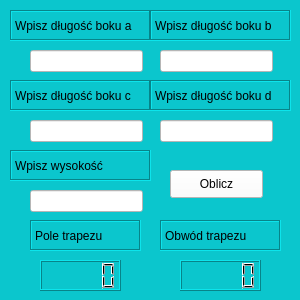
<?xml version="1.0" encoding="UTF-8"?>
<ui version="4.0">
 <class>Trapez</class>
 <widget class="QWidget" name="Trapez">
  <property name="geometry">
   <rect>
    <x>0</x>
    <y>0</y>
    <width>300</width>
    <height>300</height>
   </rect>
  </property>
  <property name="minimumSize">
   <size>
    <width>300</width>
    <height>300</height>
   </size>
  </property>
  <property name="maximumSize">
   <size>
    <width>300</width>
    <height>300</height>
   </size>
  </property>
  <property name="windowTitle">
   <string>Form</string>
  </property>
  <property name="styleSheet">
   <string notr="true">background:rgb(11, 198, 205)</string>
  </property>
  <widget class="QLabel" name="label">
   <property name="geometry">
    <rect>
     <x>10</x>
     <y>10</y>
     <width>141</width>
     <height>31</height>
    </rect>
   </property>
   <property name="styleSheet">
    <string notr="true">labelcolor:rgb(204, 204, 204)</string>
   </property>
   <property name="frameShape">
    <enum>QFrame::Box</enum>
   </property>
   <property name="frameShadow">
    <enum>QFrame::Sunken</enum>
   </property>
   <property name="lineWidth">
    <number>1</number>
   </property>
   <property name="midLineWidth">
    <number>0</number>
   </property>
   <property name="text">
    <string>Wpisz długość boku a</string>
   </property>
   <property name="wordWrap">
    <bool>false</bool>
   </property>
   <property name="textInteractionFlags">
    <set>Qt::LinksAccessibleByMouse</set>
   </property>
  </widget>
  <widget class="QPushButton" name="obliczButton">
   <property name="geometry">
    <rect>
     <x>170</x>
     <y>170</y>
     <width>93</width>
     <height>28</height>
    </rect>
   </property>
   <property name="styleSheet">
    <string notr="true">background:rgb(255, 255, 255)</string>
   </property>
   <property name="text">
    <string>Oblicz</string>
   </property>
  </widget>
  <widget class="QLabel" name="label_2">
   <property name="geometry">
    <rect>
     <x>30</x>
     <y>220</y>
     <width>111</width>
     <height>31</height>
    </rect>
   </property>
   <property name="styleSheet">
    <string notr="true">labelcolor:rgb(204, 204, 204)</string>
   </property>
   <property name="frameShape">
    <enum>QFrame::Box</enum>
   </property>
   <property name="frameShadow">
    <enum>QFrame::Sunken</enum>
   </property>
   <property name="lineWidth">
    <number>1</number>
   </property>
   <property name="midLineWidth">
    <number>0</number>
   </property>
   <property name="text">
    <string>Pole trapezu</string>
   </property>
   <property name="wordWrap">
    <bool>false</bool>
   </property>
   <property name="textInteractionFlags">
    <set>Qt::LinksAccessibleByMouse</set>
   </property>
  </widget>
  <widget class="QLabel" name="label_3">
   <property name="geometry">
    <rect>
     <x>160</x>
     <y>220</y>
     <width>121</width>
     <height>31</height>
    </rect>
   </property>
   <property name="styleSheet">
    <string notr="true">labelcolor:rgb(204, 204, 204)</string>
   </property>
   <property name="frameShape">
    <enum>QFrame::Box</enum>
   </property>
   <property name="frameShadow">
    <enum>QFrame::Sunken</enum>
   </property>
   <property name="lineWidth">
    <number>1</number>
   </property>
   <property name="midLineWidth">
    <number>0</number>
   </property>
   <property name="text">
    <string>Obwód trapezu</string>
   </property>
   <property name="wordWrap">
    <bool>false</bool>
   </property>
   <property name="textInteractionFlags">
    <set>Qt::LinksAccessibleByMouse</set>
   </property>
  </widget>
  <widget class="QLCDNumber" name="lcdPole">
   <property name="geometry">
    <rect>
     <x>40</x>
     <y>260</y>
     <width>81</width>
     <height>31</height>
    </rect>
   </property>
  </widget>
  <widget class="QLineEdit" name="line_bok_b">
   <property name="geometry">
    <rect>
     <x>160</x>
     <y>50</y>
     <width>113</width>
     <height>22</height>
    </rect>
   </property>
   <property name="styleSheet">
    <string notr="true">background:rgb(255, 255, 255)</string>
   </property>
   <property name="alignment">
    <set>Qt::AlignHCenter|Qt::AlignTop</set>
   </property>
  </widget>
  <widget class="QLabel" name="label_4">
   <property name="geometry">
    <rect>
     <x>150</x>
     <y>10</y>
     <width>141</width>
     <height>31</height>
    </rect>
   </property>
   <property name="styleSheet">
    <string notr="true">labelcolor:rgb(204, 204, 204)</string>
   </property>
   <property name="frameShape">
    <enum>QFrame::Box</enum>
   </property>
   <property name="frameShadow">
    <enum>QFrame::Sunken</enum>
   </property>
   <property name="lineWidth">
    <number>1</number>
   </property>
   <property name="midLineWidth">
    <number>0</number>
   </property>
   <property name="text">
    <string>Wpisz długość boku b</string>
   </property>
   <property name="wordWrap">
    <bool>false</bool>
   </property>
   <property name="textInteractionFlags">
    <set>Qt::LinksAccessibleByMouse</set>
   </property>
  </widget>
  <widget class="QLineEdit" name="line_bok_a">
   <property name="geometry">
    <rect>
     <x>30</x>
     <y>50</y>
     <width>113</width>
     <height>22</height>
    </rect>
   </property>
   <property name="layoutDirection">
    <enum>Qt::LeftToRight</enum>
   </property>
   <property name="styleSheet">
    <string notr="true">background:rgb(255, 255, 255)</string>
   </property>
   <property name="inputMethodHints">
    <set>Qt::ImhNone</set>
   </property>
   <property name="text">
    <string/>
   </property>
   <property name="alignment">
    <set>Qt::AlignHCenter|Qt::AlignTop</set>
   </property>
  </widget>
  <widget class="QLineEdit" name="line_wysokosc_2">
   <property name="geometry">
    <rect>
     <x>30</x>
     <y>190</y>
     <width>113</width>
     <height>22</height>
    </rect>
   </property>
   <property name="styleSheet">
    <string notr="true">background:rgb(255, 255, 255)</string>
   </property>
   <property name="alignment">
    <set>Qt::AlignHCenter|Qt::AlignTop</set>
   </property>
  </widget>
  <widget class="QLineEdit" name="line_bok_c">
   <property name="geometry">
    <rect>
     <x>30</x>
     <y>120</y>
     <width>113</width>
     <height>22</height>
    </rect>
   </property>
   <property name="layoutDirection">
    <enum>Qt::LeftToRight</enum>
   </property>
   <property name="styleSheet">
    <string notr="true">background:rgb(255, 255, 255)</string>
   </property>
   <property name="inputMethodHints">
    <set>Qt::ImhNone</set>
   </property>
   <property name="text">
    <string/>
   </property>
   <property name="alignment">
    <set>Qt::AlignHCenter|Qt::AlignTop</set>
   </property>
  </widget>
  <widget class="QLabel" name="label_5">
   <property name="geometry">
    <rect>
     <x>10</x>
     <y>150</y>
     <width>141</width>
     <height>31</height>
    </rect>
   </property>
   <property name="styleSheet">
    <string notr="true">labelcolor:rgb(204, 204, 204)</string>
   </property>
   <property name="frameShape">
    <enum>QFrame::Box</enum>
   </property>
   <property name="frameShadow">
    <enum>QFrame::Sunken</enum>
   </property>
   <property name="lineWidth">
    <number>1</number>
   </property>
   <property name="midLineWidth">
    <number>0</number>
   </property>
   <property name="text">
    <string>Wpisz wysokość</string>
   </property>
   <property name="wordWrap">
    <bool>false</bool>
   </property>
   <property name="textInteractionFlags">
    <set>Qt::LinksAccessibleByMouse</set>
   </property>
  </widget>
  <widget class="QLabel" name="label_6">
   <property name="geometry">
    <rect>
     <x>10</x>
     <y>80</y>
     <width>141</width>
     <height>31</height>
    </rect>
   </property>
   <property name="styleSheet">
    <string notr="true">labelcolor:rgb(204, 204, 204)</string>
   </property>
   <property name="frameShape">
    <enum>QFrame::Box</enum>
   </property>
   <property name="frameShadow">
    <enum>QFrame::Sunken</enum>
   </property>
   <property name="lineWidth">
    <number>1</number>
   </property>
   <property name="midLineWidth">
    <number>0</number>
   </property>
   <property name="text">
    <string>Wpisz długość boku c</string>
   </property>
   <property name="wordWrap">
    <bool>false</bool>
   </property>
   <property name="textInteractionFlags">
    <set>Qt::LinksAccessibleByMouse</set>
   </property>
  </widget>
  <widget class="QLineEdit" name="line_bok_d">
   <property name="geometry">
    <rect>
     <x>160</x>
     <y>120</y>
     <width>113</width>
     <height>22</height>
    </rect>
   </property>
   <property name="layoutDirection">
    <enum>Qt::LeftToRight</enum>
   </property>
   <property name="styleSheet">
    <string notr="true">background:rgb(255, 255, 255)</string>
   </property>
   <property name="inputMethodHints">
    <set>Qt::ImhNone</set>
   </property>
   <property name="text">
    <string/>
   </property>
   <property name="alignment">
    <set>Qt::AlignHCenter|Qt::AlignTop</set>
   </property>
  </widget>
  <widget class="QLabel" name="label_7">
   <property name="geometry">
    <rect>
     <x>150</x>
     <y>80</y>
     <width>141</width>
     <height>31</height>
    </rect>
   </property>
   <property name="styleSheet">
    <string notr="true">labelcolor:rgb(204, 204, 204)</string>
   </property>
   <property name="frameShape">
    <enum>QFrame::Box</enum>
   </property>
   <property name="frameShadow">
    <enum>QFrame::Sunken</enum>
   </property>
   <property name="lineWidth">
    <number>1</number>
   </property>
   <property name="midLineWidth">
    <number>0</number>
   </property>
   <property name="text">
    <string>Wpisz długość boku d</string>
   </property>
   <property name="wordWrap">
    <bool>false</bool>
   </property>
   <property name="textInteractionFlags">
    <set>Qt::LinksAccessibleByMouse</set>
   </property>
  </widget>
  <widget class="QLCDNumber" name="lcdObwod">
   <property name="geometry">
    <rect>
     <x>180</x>
     <y>260</y>
     <width>81</width>
     <height>31</height>
    </rect>
   </property>
  </widget>
 </widget>
 <resources/>
 <connections/>
</ui>
